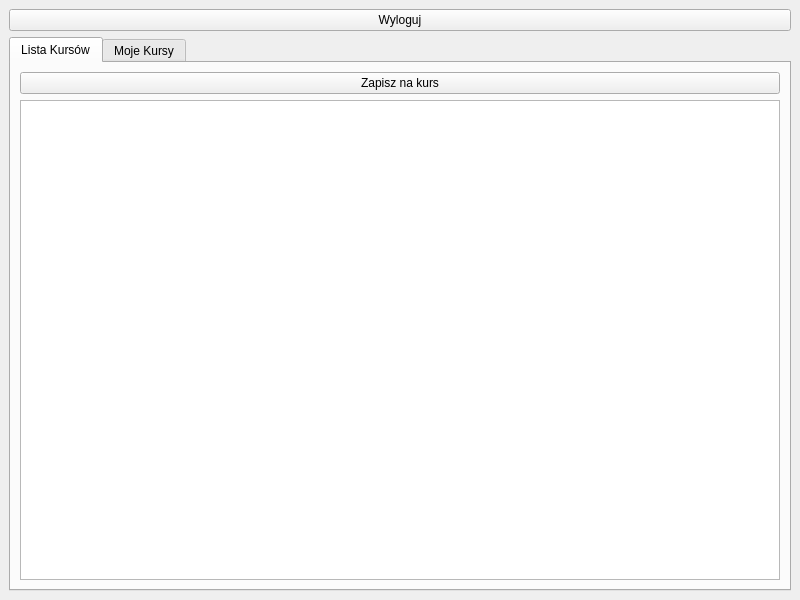
<?xml version="1.0" encoding="UTF-8"?>
<ui version="4.0">
 <class>StudentWindow</class>
 <widget class="QMainWindow" name="StudentWindow">
  <property name="geometry">
   <rect>
    <x>0</x>
    <y>0</y>
    <width>800</width>
    <height>600</height>
   </rect>
  </property>
  <property name="minimumSize">
   <size>
    <width>800</width>
    <height>600</height>
   </size>
  </property>
  <property name="windowTitle">
   <string>MainWindow</string>
  </property>
  <widget class="QWidget" name="centralwidget">
   <layout class="QVBoxLayout" name="verticalLayout">
    <item>
     <widget class="QPushButton" name="wylogujButton">
      <property name="text">
       <string>Wyloguj</string>
      </property>
     </widget>
    </item>
    <item>
     <widget class="QTabWidget" name="tabWidget">
      <property name="currentIndex">
       <number>0</number>
      </property>
      <widget class="QWidget" name="ListaKursow">
       <attribute name="title">
        <string>Lista Kursów</string>
       </attribute>
       <layout class="QVBoxLayout" name="verticalLayout_2">
        <item>
         <layout class="QHBoxLayout" name="horizontalLayout">
          <item>
           <widget class="QPushButton" name="zapiszKursButton">
            <property name="text">
             <string>Zapisz na kurs</string>
            </property>
           </widget>
          </item>
         </layout>
        </item>
        <item>
         <widget class="QTableWidget" name="listaKursowTableWidget">
          <property name="editTriggers">
           <set>QAbstractItemView::EditTrigger::NoEditTriggers</set>
          </property>
          <attribute name="horizontalHeaderCascadingSectionResizes">
           <bool>true</bool>
          </attribute>
          <attribute name="horizontalHeaderDefaultSectionSize">
           <number>250</number>
          </attribute>
          <attribute name="verticalHeaderVisible">
           <bool>false</bool>
          </attribute>
         </widget>
        </item>
       </layout>
      </widget>
      <widget class="QWidget" name="MojeKursy">
       <attribute name="title">
        <string>Moje Kursy</string>
       </attribute>
       <layout class="QVBoxLayout" name="verticalLayout_3">
        <item>
         <widget class="QTableWidget" name="mojeKursyTableWidget"/>
        </item>
       </layout>
      </widget>
     </widget>
    </item>
   </layout>
  </widget>
 </widget>
 <resources/>
 <connections/>
</ui>
